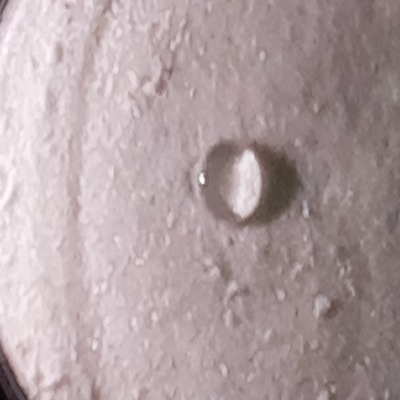
#> input picture OpenCV_Shadow_detect/test_R.jpg, 400 x 400 px
$ jupyter execute Finding_Shadow.ipynb
#> lines starting #> are read from the running program, lines starting #| are printed output that depends on the picture; after the words box and inside, x2 and y2 are one past the last pixel; in counts of white or black regions, pixels touching at a corner belong together
[cell 1]
import cv2
import numpy as np
import skimage.filters as filters
from matplotlib import pyplot as plt

# read the image
image = cv2.imread('test_R.jpg')
#> image is the input picture: shape (400, 400, 3); mean B, G, R 161.9, 159.6, 176.7

# convert to gray
gray = cv2.cvtColor(image, cv2.COLOR_BGR2GRAY)

# blur
smooth = cv2.GaussianBlur(gray, (95, 95), 0)
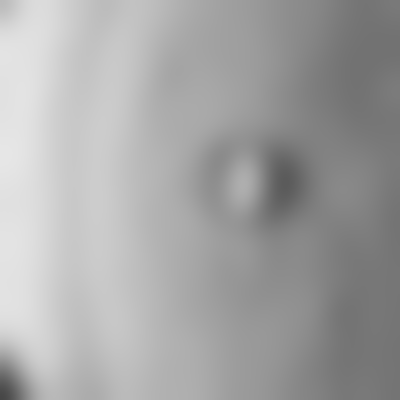
#> smooth: shape (400, 400); min 70, max 230, mean 165

# divide gray by enhanced contrast
division = cv2.divide(gray, smooth, scale=255)
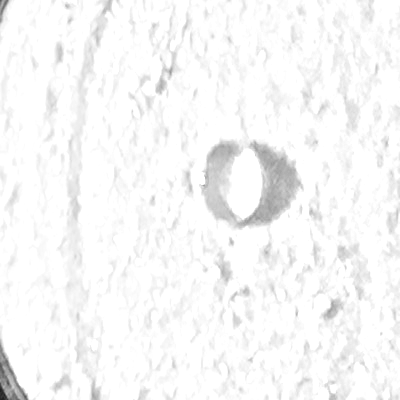
#> division: shape (400, 400); min 33, max 255, mean 247.5

# enhance contrast
enhanced_contrast = cv2.equalizeHist(division)
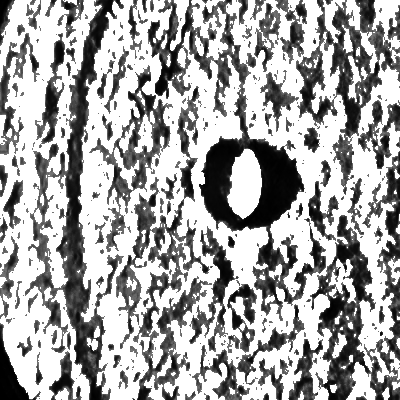
#> enhanced_contrast: shape (400, 400); min 0, max 255, mean 165.6

# threshold
threshold = 5
thresh = cv2.threshold(enhanced_contrast, threshold, 255, cv2.THRESH_BINARY)[1]
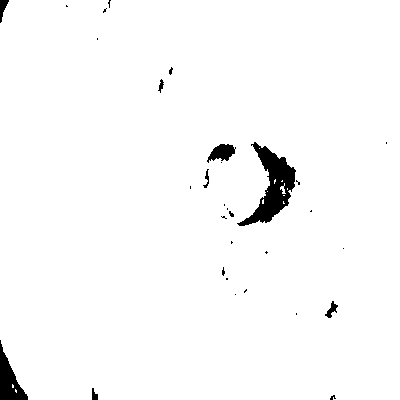
#> thresh: shape (400, 400); 97.9% white; 31 black regions (23 under 20 px), largest, box (x1, y1, x2, y2) and area: (237, 142, 296, 226) 1867, (0, 340, 28, 400) 769, (207, 144, 236, 163) 321

plt.subplot(241), plt.imshow(gray, 'gray'), plt.title('gray')
plt.subplot(242), plt.imshow(smooth, 'gray'), plt.title('Smooth')
plt.subplot(243), plt.imshow(division, 'gray'), plt.title('Division')
plt.subplot(244), plt.imshow(enhanced_contrast, 'gray'), plt.title('contrast')
plt.subplot(212), plt.imshow(thresh, 'gray'), plt.title('thresh')
plt.show()

[cell 2]
# Divide the image into upper, lower, left, and right halves
height, width = thresh.shape[:2]
#> height = 400; width = 400
upper_half = thresh[:height//2, :]
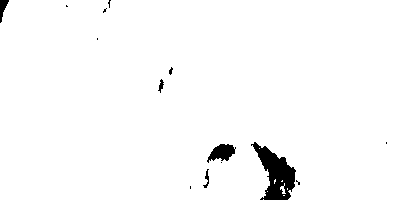
#> upper_half: shape (200, 400); 97.7% white; 14 black regions (9 under 20 px), largest, box (x1, y1, x2, y2) and area: (251, 142, 296, 200) 1255, (207, 144, 236, 163) 321, (0, 0, 9, 23) 104, (203, 169, 209, 188) 46, (158, 79, 164, 93) 40
lower_half = thresh[height//2:, :]
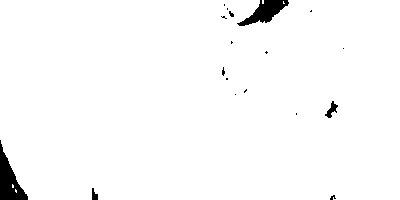
#> lower_half: shape (200, 400); 98% white; 18 black regions (14 under 20 px), largest, box (x1, y1, x2, y2) and area: (0, 140, 28, 200) 769, (237, 0, 289, 26) 612, (325, 101, 338, 118) 93, (92, 188, 98, 200) 50
left_half = thresh[:, :width//2]
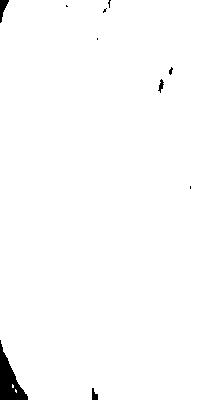
#> left_half: shape (400, 200); 98.7% white; 10 black regions (6 under 20 px), largest, box (x1, y1, x2, y2) and area: (0, 340, 28, 400) 769, (0, 0, 9, 23) 104, (92, 388, 98, 400) 50, (158, 79, 164, 93) 40
right_half = thresh[:, width//2:]
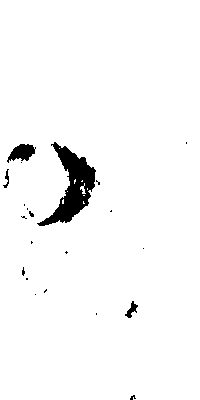
#> right_half: shape (400, 200); 97% white; 21 black regions (17 under 20 px), largest, box (x1, y1, x2, y2) and area: (37, 142, 96, 226) 1867, (7, 144, 36, 163) 321, (125, 301, 138, 318) 93, (3, 169, 9, 188) 46

# Calculate the number of dark pixels in each region
upper_dark_pixels = np.sum(upper_half == 0)
#> upper_dark_pixels = 1825
lower_dark_pixels = np.sum(lower_half == 0)
#> lower_dark_pixels = 1615
left_dark_pixels = np.sum(left_half == 0)
#> left_dark_pixels = 1010
right_dark_pixels = np.sum(right_half == 0)
#> right_dark_pixels = 2430

# Compare the number of dark pixels
dark_pixel_counts = {
    "upper": upper_dark_pixels,
    "lower": lower_dark_pixels,
    "left": left_dark_pixels,
    "right": right_dark_pixels
}
#> dark_pixel_counts = {'upper': 1825, 'lower': 1615, 'left': 1010, 'right': 2430}

# Find the darkest position
darkest_position = max(dark_pixel_counts, key=dark_pixel_counts.get)
#> darkest_position = 'right'

# Print the result
print(f"Darkest position: {darkest_position} ({dark_pixel_counts[darkest_position]} dark pixels)")
#| Darkest position: right (2430 dark pixels)

$ run again, with OpenCV_Shadow_detect/test_D.jpg copied over OpenCV_Shadow_detect/test_R.jpg
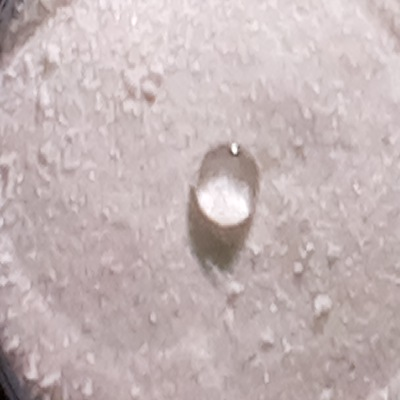
#> input picture OpenCV_Shadow_detect/test_D.jpg, 400 x 400 px
#> image is the input picture: shape (400, 400, 3); mean B, G, R 181.6, 181.1, 196.4
#> `thresh = cv2.threshold(enhanced_contrast, threshold, 255, cv2.THRESH_B..`:
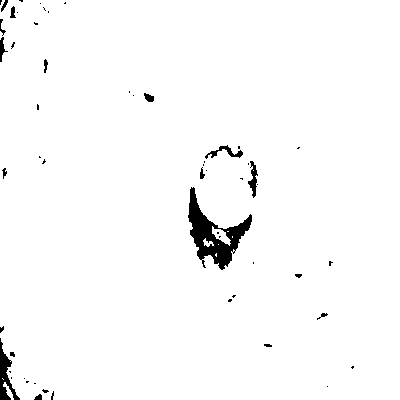
#> thresh: shape (400, 400); 97.9% white; 55 black regions (38 under 20 px), largest, box (x1, y1, x2, y2) and area: (188, 187, 252, 270) 1861, (0, 338, 20, 400) 475, (248, 161, 258, 198) 170
#> upper_half: shape (200, 400); 98.9% white; 33 black regions (22 under 20 px), largest, box (x1, y1, x2, y2) and area: (248, 161, 258, 198) 170, (205, 145, 243, 159) 166, (0, 37, 8, 62) 82
#> lower_half: shape (200, 400); 96.9% white; 23 black regions (16 under 20 px), largest, box (x1, y1, x2, y2) and area: (188, 0, 252, 70) 1792, (0, 138, 20, 200) 475, (34, 194, 42, 200) 34
#> left_half: shape (400, 200); 98.1% white; 33 black regions (22 under 20 px), largest, box (x1, y1, x2, y2) and area: (188, 187, 200, 259) 503, (0, 338, 20, 400) 475, (0, 37, 8, 62) 82
#> `right_half = thresh[:, width//2:]`:
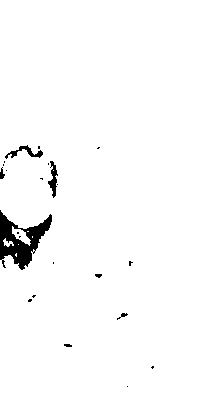
#> right_half: shape (400, 200); 97.7% white; 23 black regions (16 under 20 px), largest, box (x1, y1, x2, y2) and area: (0, 210, 52, 270) 1358, (48, 161, 58, 198) 170, (5, 145, 43, 159) 166
#> upper_dark_pixels = 856
#> lower_dark_pixels = 2497
#> left_dark_pixels = 1489
#> right_dark_pixels = 1864
#> dark_pixel_counts = {'upper': 856, 'lower': 2497, 'left': 1489, 'right': 1864}
#> darkest_position = 'lower'
#| Darkest position: lower (2497 dark pixels)
